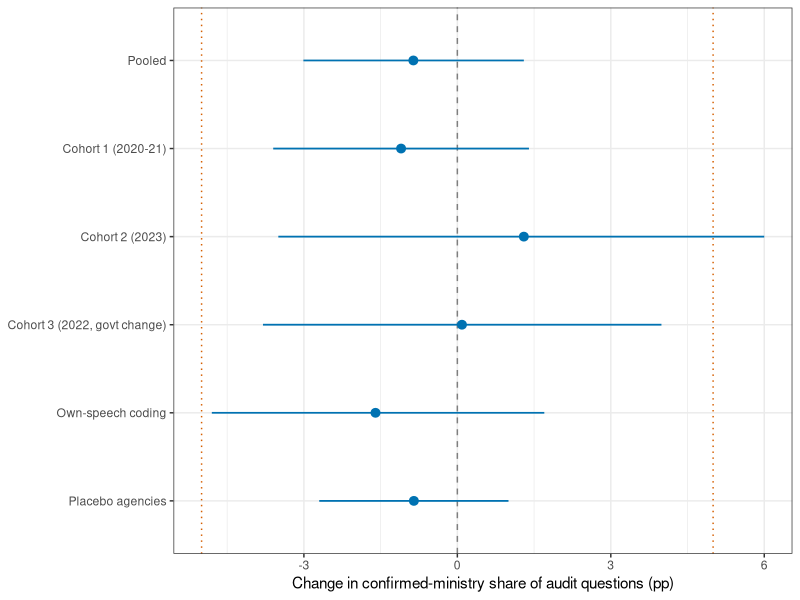
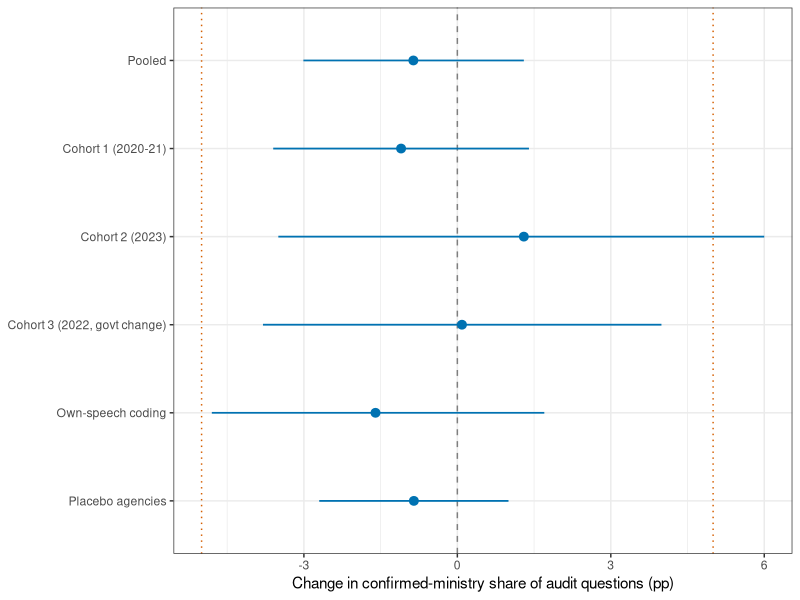

The R source for these figures, in order:
# Auto-generated figure for article
Sys.setenv(KBL_DATA = "/Users/kyusik/kna/data/processed")
# Figure 1: DiD estimates across samples and specifications
# Estimates (pp, 95% CI) from the replication pipeline
# (workspace/r25-r27 consolidation rerun)
library(ggplot2); library(dplyr)
est <- data.frame(
  spec = c("Pooled", "Cohort 1 (2020-21)", "Cohort 2 (2023)",
           "Cohort 3 (2022, govt change)", "Own-speech coding",
           "Placebo agencies"),
  b  = c(-0.86, -1.10, 1.30, 0.09, -1.60, -0.85),
  lo = c(-3.01, -3.60, -3.50, -3.80, -4.80, -2.70),
  hi = c(1.30, 1.40, 6.00, 3.99, 1.70, 1.00))
est$spec <- factor(est$spec, levels = rev(est$spec))
ggplot(est, aes(x = b, y = spec)) +
  geom_vline(xintercept = 0, linetype = "dashed", colour = "grey50") +
  geom_vline(xintercept = c(-5, 5), linetype = "dotted",
             colour = "#D55E00") +
  geom_pointrange(aes(xmin = lo, xmax = hi), colour = "#0072B2",
                  linewidth = 0.6) +
  labs(x = "Change in confirmed-ministry share of audit questions (pp)",
       y = NULL) +
  theme_bw(base_size = 11)
ggsave("/Users/kyusik/Desktop/kyusik-github/kna-research-agents/articles/figures/2026-08-24_r27/fig_1.pdf", width = 7, height = 4.5)
